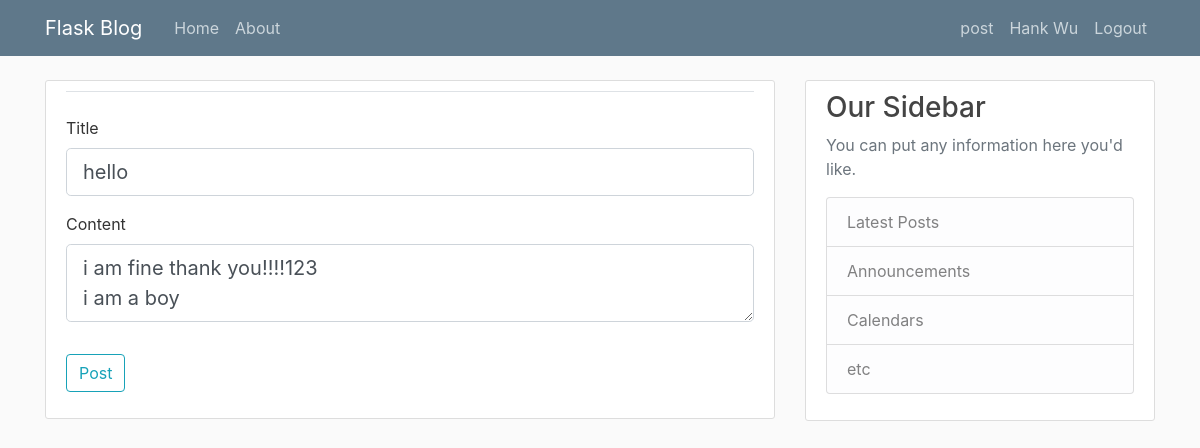
The page /post/1/update (signed in) on the database its author committed.
### flaskblog/models.py (models this page shows, shortened)
class User(db.Model, UserMixin):
    id = db.Column(db.Integer, primary_key=True)
    username = db.Column(db.String(20), unique=True, nullable=False)
    email = db.Column(db.String(120), unique=True, nullable=False)
    image_file = db.Column(db.String(20), nullable=False, default='default.jpg')
    password = db.Column(db.String(60), nullable=False)
    posts = db.relationship('Post', backref='author', lazy=True) # the string 'Post' refer to the class post

class Post(db.Model):
    id = db.Column(db.Integer, primary_key=True)
    title = db.Column(db.String(100) , nullable=False)
    date_posted = db.Column(db.DateTime, nullable=False, default=datetime.utcnow)
    content = db.Column(db.Text, nullable=False)
    user_id = db.Column(db.Integer, db.ForeignKey('user.id'), nullable=False) # what does the foreign Key dose?

### flaskblog/posts/routes.py (the view)
@posts.route('/post/<int:post_id>/update', methods=['GET', 'POST'])
@login_required
def update_post(post_id):
    post = Post.query.get_or_404(post_id)
    if post.author != current_user:
        abort(403)
    form = PostForm()
    if form.validate_on_submit():
        post.title = form.title.data
        post.content = form.content.data
        db.session.commit()
        flash('your post has been updated', 'success')
        return redirect(url_for('posts.post', post_id = post.id))
    elif request.method == 'GET':
        form.title.data = post.title
        form.content.data = post.content
    return render_template("create_post.html", title='update post', form=form, legned='Update Post')

### flaskblog/posts/forms.py
class PostForm(FlaskForm):
    title = StringField('Title', validators=[DataRequired()])
    content = TextAreaField('Content', validators=[DataRequired()])
    submit = SubmitField('Post')

### flaskblog/models.py (called while the page is built)
@login_manager.user_loader
def load_user(user_id):
    return User.query.get(int(user_id))

### flaskblog/templates/create_post.html (shortened to what this page needs)
{% extends "layout.html"%}
{%block content%}
<div class="content-section">
    <form method="POST" action="">
        <fieldset class="form-group">
            <legend class="border-bottom mb-4">{{legend}}</legend>
            <div class="form-group">
                {{ form.title.label(class="form-control-label") }}
                {% if form.title.errors %}
                    {{ form.title(class="form-control form-control-lg is-invalid") }}
                    <div class="invalid-feedback">
                        {% for error in form.title.errors %}
                            <span>{{ error }}</span>
                        {% endfor %}
                    </div>
                {% else %}
                    {{ form.title(class="form-control form-control-lg") }}
                {% endif %}
            </div>
            <div class="form-group">
                {{ form.content.label(class="form-control-label") }}
                {% if form.content.errors %}
                    {{ form.content(class="form-control form-control-lg is-invalid") }}
                    <div class="invalid-feedback">
                        {% for error in form.content.errors %}
                            <span>{{ error }}</span>
                        {% endfor %}
                    </div>
                {% else %}
                    {{ form.content(class="form-control form-control-lg") }}
                {% endif %}
            </div>
        </fieldset>
        <div class="form-group">
            {{ form.submit(class="btn btn-outline-info") }}
        </div>
    </form>
</div>
{% endblock content%}

### flaskblog/templates/layout.html (shortened to what this page needs)
<!DOCTYPE html>
<html>
<head>
    <link rel="stylesheet" href="https://stackpath.bootstrapcdn.com/bootstrap/4.1.3/css/bootstrap.min.css">
    <link rel="stylesheet" type="text/css" href="{{url_for('static', filename='main.css')}}">
</head>
<body>
    <header class="site-header">
      <nav class="navbar navbar-expand-md navbar-dark bg-steel fixed-top">
        <div class="container">
          <a class="navbar-brand mr-4" href="/">Flask Blog</a>
          <div class="collapse navbar-collapse" id="navbarToggle">
            <div class="navbar-nav mr-auto">
              <a class="nav-item nav-link" href="/">Home</a>
              <a class="nav-item nav-link" href="/about">About</a>
            </div>
            <div class="navbar-nav">
              {% if current_user.is_authenticated%}
                <a class = "nav-item nav-link" href="/post/new">post</a>
                <a class = "nav-item nav-link" href="/account">{{current_user.username}}</a>
                <a class = "nav-item nav-link" href="/logout">Logout</a>
              {% else %}
                <a class="nav-item nav-link" href="/login">Login</a>
                <a class="nav-item nav-link" href="/register">Register</a>
              {% endif %}
            </div>
          </div>
        </div>
      </nav>
    </header>
    <main role="main" class="container">
      <div class="row">
        <div class="col-md-8">
          {% block content %}{% endblock %}
        </div>
        <div class="col-md-4">
          <div class="content-section">
            <h3>Our Sidebar</h3>
            <p class='text-muted'>You can put any information here you'd like.
              <ul class="list-group">
                <li class="list-group-item list-group-item-light">Latest Posts</li>
                <li class="list-group-item list-group-item-light">Announcements</li>
                <li class="list-group-item list-group-item-light">Calendars</li>
                <li class="list-group-item list-group-item-light">etc</li>
              </ul>
            </p>
          </div>
        </div>
      </div>
    </main>
</body>
</html>

### flaskblog/static/main.css (style rules this page uses)
body { background: #fafafa; color: #333333; margin-top: 5rem; }
h1, h2, h3, h4, h5, h6 { color: #444444; }
.bg-steel { background-color: #5f788a; }
.site-header .navbar-nav .nav-link { color: #cbd5db; }
.content-section { background: #ffffff; padding: 10px 20px; border: 1px solid #dddddd; border-radius: 3px; margin-bottom: 20px; }

### rows shown on the page
User: username "Hank Wu"
Post: title "hello", content "i am fine thank you!!!!123 i am a boy"
